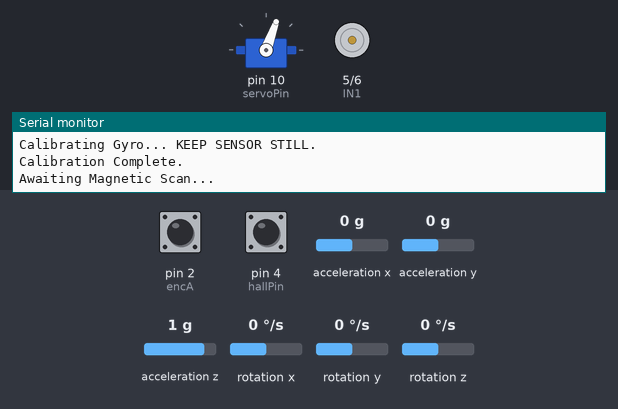
The sketch below on a simulated Arduino Uno, built with avr-gcc and run on an emulated ATmega328P. Parts: servo, motor-driver pin pairs drawn as motors (green arrow = first pin HIGH = forward, orange = second pin HIGH = backward, longer = more drive), the last lines printed to the serial monitor. Inputs (shaded band) come from the test bench; at power-on: pin 4 (hallPin) HIGH, rotation x 0 °/s, pin 2 (encA) HIGH, acceleration x 0 g, acceleration y 0 g, acceleration z 1 g, rotation y 0 °/s, rotation z 0 °/s.

Above: at 4.2 s.
4.3 s: pin 4 (hallPin) pulled LOW for 0.15 s
At 6.6 s:
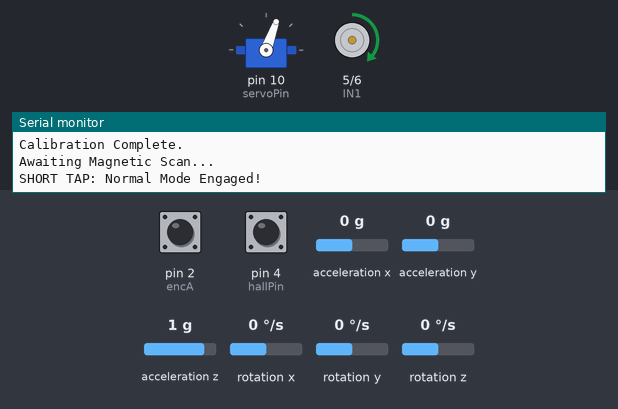
7.3 s: rotation x set to -100 °/s
At 8.7 s:
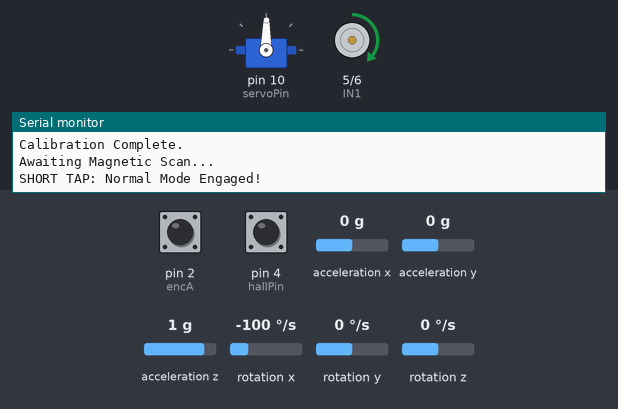
10.3 s: rotation x set to 100 °/s
At 12.4 s:
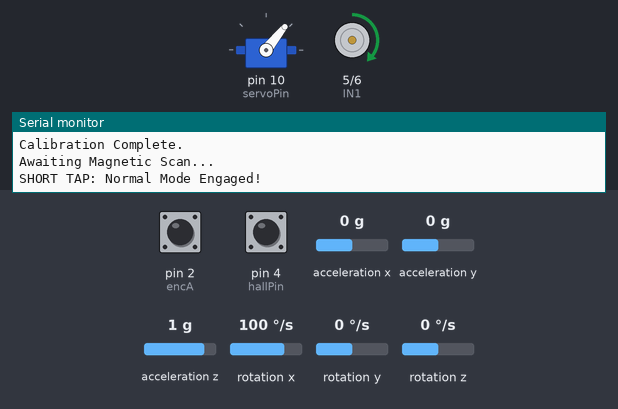
13.3 s: pin 4 (hallPin) pulled LOW for 1 s
At 15.0 s:
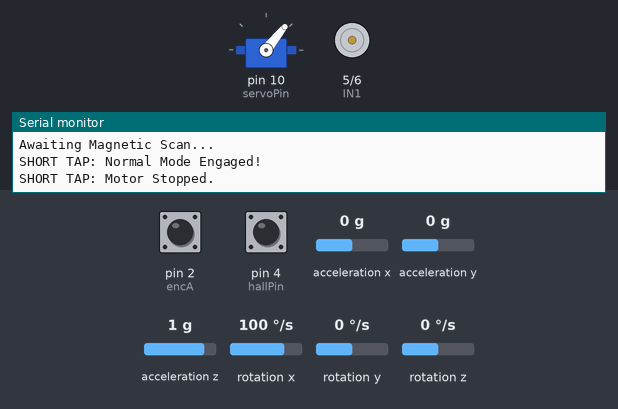
15.8 s: pin 4 (hallPin) pulled LOW for 3.2 s
20.5 s: rotation x set to -192 °/s
At 22.5 s:
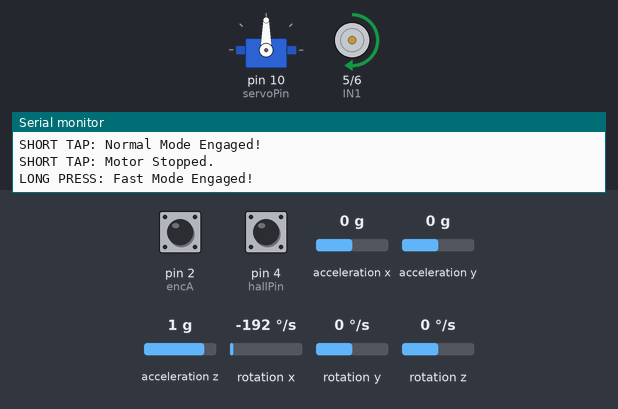
Timing chart, 0 to 24.0 s (numbered marks = the images above; inputs shaded):
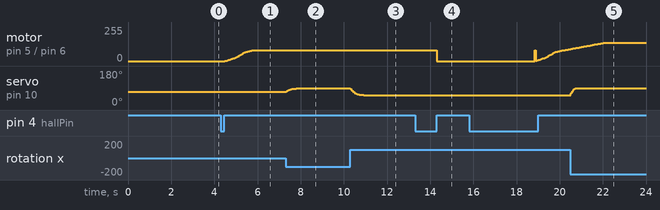

The sketch:

PHOENIX_CODE.ino
```cpp
#include <util/atomic.h>
#include <Servo.h>
#include <Wire.h>
#include <MPU9250_asukiaaa.h>
#include <math.h>

//********* FEATURE TOGGLES *********//
// Change to toggle use of magnetic switch
bool useHallSensor = true;

// If actualSpeed becomes negative while the motor is spinning forward,
// change this from 1 to -1.
const int ENCODER_SIGN = 1;

//********* PIN CONFIGURATION *********//
const int IN1 = 5;       // DRV8871 PWM pin
const int IN2 = 6;       // DRV8871 Dir pin
const int encA = 2;      // Encoder Phase A
const int encB = 3;      // Encoder Phase B
const int hallPin = 4;   // A3144 Hall Effect Sensor
const int servoPin = 10; // Servo Signal Pin

//********* OBJECTS *********//
Servo headServo;
MPU9250_asukiaaa imu;

//********* SWIM SPEED VARIABLES *********//
float normalHz = 1.5; // Cruising Speed
float fastHz = 3.5;   // Sprint Speed
int currentMode = 0;  // 0 = OFF, 1 = NORMAL, 2 = FAST

//********* ENCODER VARIABLES *********//
volatile long encoderCount = 0;
long previousCount = 0;
float motorCPR = 374.0;  // 11 PPR x 34 Gear Ratio

//********* PID & RAMP VARIABLES *********//
unsigned long previousControlMillis = 0;
const long controlInterval = 50;  // ms

float currentTargetSpeed = 0.0;
float maxTargetSpeed = 0.0;
float rampRate = 1.0;  // encoder counts per control interval

float Kp = 1.5;
float Ki = 0.2;
float Kd = 0.1;

float integral = 0;
float previousError = 0;
float actualSpeed = 0;
int currentPWM = 0;

//********* HALL EFFECT VARIABLES *********//
unsigned long magnetStartTime = 0;
bool magnetPresent = false;
bool longPressTriggered = false;

//********* GYRO VARIABLES *********//
unsigned long previousGyroMillis = 0;
float angleX = 0.0f;
float gyroX_offset = 0.0f;

const float GYRO_MIN = -20.0f;   // Fish leans 20 degrees left
const float GYRO_MAX = 20.0f;    // Fish leans 20 degrees right
const float SERVO_MIN = 50.0f;   // Servo corrects right
const float SERVO_MAX = 90.0f;   // Servo corrects left
const int SERVO_CENTER = 70;

// ============================================================
//  HELPER FUNCTIONS
// ============================================================

long readEncoderCountSafe() {
  long countCopy = 0;

  ATOMIC_BLOCK(ATOMIC_RESTORESTATE) {
    countCopy = encoderCount;
  }

  return countCopy * ENCODER_SIGN;
}

void stopMotorImmediately() {
  currentPWM = 0;
  analogWrite(IN1, 0);
  digitalWrite(IN2, LOW);
}

void resetPID() {
  integral = 0;
  previousError = 0;
}

// ============================================================
//  SETUP
// ============================================================

void setup() {
  Serial.begin(115200);

  pinMode(IN1, OUTPUT);
  pinMode(IN2, OUTPUT);
  pinMode(encA, INPUT_PULLUP);
  pinMode(encB, INPUT_PULLUP);
  pinMode(hallPin, INPUT_PULLUP);

  attachInterrupt(digitalPinToInterrupt(encA), updateEncoder, RISING);

  digitalWrite(IN2, LOW);
  stopMotorImmediately();

  // Init Servo
  headServo.attach(servoPin);
  headServo.write(SERVO_CENTER);

  // Init Gyro
  Wire.begin();
  imu.setWire(&Wire);
  imu.beginGyro();

  delay(100);
  calibrateGyro();

  previousGyroMillis = millis();
  previousControlMillis = millis();
  previousCount = readEncoderCountSafe();

  // Handle the "Bypass Sensor" Feature
  if (!useHallSensor) {
    Serial.println("Hall Sensor Bypassed. Auto-Starting NORMAL Mode.");
    setSwimMode(1);
  } else {
    Serial.println("Awaiting Magnetic Scan...");
  }
}

// ============================================================
//  MAIN LOOP
// ============================================================

void loop() {
  unsigned long currentMillis = millis();

  // 1. Read the UI using Hall Effect Sensor
  if (useHallSensor) {
    runHallSensor();
  }

  // 2. Head Stabilization every 10 ms
  if (currentMillis - previousGyroMillis >= 10) {
    runGyroServo(currentMillis);
  }

  // 3. Motor PID & Soft-Start every 50 ms
  if (currentMillis - previousControlMillis >= controlInterval) {
    runMotorControl(currentMillis);
  }
}

// ============================================================
//  HALL EFFECT LOGIC
// ============================================================

void runHallSensor() {
  int hallState = digitalRead(hallPin);

  if (hallState == LOW) {
    // Magnet is touching
    if (!magnetPresent) {
      magnetPresent = true;
      magnetStartTime = millis();
      longPressTriggered = false;
    } else {
      // Magnet is being held down. Wait for 3 seconds.
      if (!longPressTriggered && (millis() - magnetStartTime >= 3000)) {
        longPressTriggered = true;
        setSwimMode(2); // FAST MODE
        Serial.println("LONG PRESS: Fast Mode Engaged!");
      }
    }
  } else {
    // Magnet was removed
    if (magnetPresent) {
      magnetPresent = false;
      unsigned long holdTime = millis() - magnetStartTime;

      // Short tap: more than 50 ms but less than 3 seconds
      if (!longPressTriggered && holdTime > 50) {
        if (currentMode == 0) {
          setSwimMode(1); // Turn ON Normal Mode
          Serial.println("SHORT TAP: Normal Mode Engaged!");
        } else {
          setSwimMode(0); // Turn OFF
          Serial.println("SHORT TAP: Motor Stopped.");
        }
      }
    }
  }
}

// ============================================================
//  SET SPEED TARGETS
// ============================================================

void setSwimMode(int mode) {
  currentMode = mode;

  // OFF mode: stop immediately, do not wait for ramp-down
  if (mode == 0) {
    maxTargetSpeed = 0.0;
    currentTargetSpeed = 0.0;
    resetPID();
    stopMotorImmediately();
    previousCount = readEncoderCountSafe();
    return;
  }

  resetPID();
  currentTargetSpeed = 0.0; // Clear previous ramp memory to start smoothly from 0
  previousCount = readEncoderCountSafe();

  float targetHz = 0.0;

  if (mode == 1) {
    targetHz = normalHz;
  } else if (mode == 2) {
    targetHz = fastHz;
  }

  // Explicit float-safe conversion from milliseconds to seconds
  float controlIntervalSeconds = (float)controlInterval / 1000.0f;

  // Target speed = expected encoder counts per control interval
  maxTargetSpeed = targetHz * motorCPR * controlIntervalSeconds;
}

// ============================================================
//  MOTOR PID & SOFT START
// ============================================================

void runMotorControl(unsigned long currentMillis) {
  previousControlMillis = currentMillis;

  // Safety: if OFF, force motor to stay stopped
  if (currentMode == 0) {
    currentTargetSpeed = 0.0;
    maxTargetSpeed = 0.0;
    resetPID();
    stopMotorImmediately();
    previousCount = readEncoderCountSafe();
    return;
  }

  // A. RAMP UP or RAMP DOWN
  if (currentTargetSpeed < maxTargetSpeed) {
    currentTargetSpeed += rampRate;
    if (currentTargetSpeed > maxTargetSpeed) {
      currentTargetSpeed = maxTargetSpeed;
    }
  } else if (currentTargetSpeed > maxTargetSpeed) {
    currentTargetSpeed -= rampRate;
    if (currentTargetSpeed < maxTargetSpeed) {
      currentTargetSpeed = maxTargetSpeed;
    }
  }

  // B. READ ENCODER SAFELY
  long currentCount = readEncoderCountSafe();

  actualSpeed = currentCount - previousCount;
  previousCount = currentCount;

  // C. PID MATH
  float error = currentTargetSpeed - actualSpeed;

  integral += error;

  // Anti-windup limit
  if (integral > 200) {
    integral = 200;
  }

  if (integral < -200) {
    integral = -200;
  }

  float derivative = error - previousError;
  previousError = error;

  float controlSignal = (Kp * error) + (Ki * integral) + (Kd * derivative);

  // D. APPLY POWER
  currentPWM = (int)constrain(controlSignal, 0.0f, 255.0f);

  digitalWrite(IN2, LOW);
  analogWrite(IN1, currentPWM);
}

// ============================================================
//  GYROSCOPE HEAD STABILIZATION
// ============================================================

void runGyroServo(unsigned long currentMillis) {
  float dt = (currentMillis - previousGyroMillis) / 1000.0f;
  previousGyroMillis = currentMillis;

  imu.gyroUpdate();

  float gx = imu.gyroX() - gyroX_offset;

  // Deadzone: ignore micro-vibrations
  if (fabs(gx) < 0.5f) {
    gx = 0.0f;
  }

  // Integrate gyro velocity to estimate angle
  angleX += gx * dt;

  // Leaky integrator: pulls the integrated angle slowly back toward 0.
  // This prevents tracking drift and keeps the physical response responsive.
  angleX *= 0.95f;

  // Clamp the calculated angle to stay within defined boundaries
  float clampedAngle = constrain(angleX, GYRO_MIN, GYRO_MAX);

  // Float-safe servo mapping processing
  // If correction is reversed, swap SERVO_MAX and SERVO_MIN in this formula.
  float servoFloat = SERVO_MAX +
    ((clampedAngle - GYRO_MIN) * (SERVO_MIN - SERVO_MAX)) /
    (GYRO_MAX - GYRO_MIN);

  int servoPos = (int)(servoFloat + 0.5f);
  servoPos = constrain(servoPos, (int)SERVO_MIN, (int)SERVO_MAX);

  headServo.write(servoPos);
}

// ============================================================
//  CALIBRATE GYROSCOPE
// ============================================================

void calibrateGyro() {
  Serial.println("Calibrating Gyro... KEEP SENSOR STILL.");

  float sum = 0.0f;

  for (int i = 0; i < 500; i++) {
    imu.gyroUpdate();
    sum += imu.gyroX();
    delay(4);
  }

  gyroX_offset = sum / 500.0f;
  angleX = 0.0f;

  Serial.println("Calibration Complete.");
}

// ============================================================
//  ENCODER INTERRUPT
// ============================================================

void updateEncoder() {
  if (digitalRead(encB) == HIGH) {
    encoderCount++;
  } else {
    encoderCount--;
  }
}
```

Measured:
- after the input at 4.3 s, motor on pin 5 (IN1) / pin 6 (IN2): moves from stopped to forward 82/255 over 1.4 s, starting after 0.19 s
- after the input at 7.3 s, servo on pin 10 (servoPin): moves from 70° to 89° over 0.68 s, starting at once
- after the input at 10.3 s, servo on pin 10 (servoPin): moves from 89° to 51° over 0.79 s, starting at once
- after the input at 13.3 s, motor on pin 5 (IN1) / pin 6 (IN2): forward 82/255 → stopped after 1.0 s
- after the input at 20.5 s, servo on pin 10 (servoPin): moves from 51° to 90° over 0.22 s, starting at once
